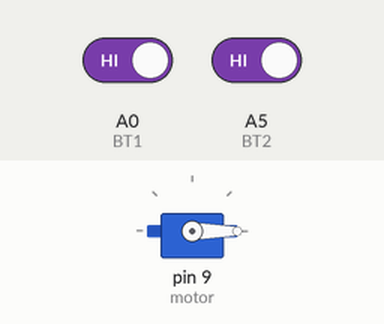
A sketch run on a simulated Arduino Uno, built with avr-gcc and run on an emulated ATmega328P. On the bench: servo. The test bench sets the inputs (shaded band); at power-on: A0 (BT1) HIGH, A5 (BT2) HIGH.

Above: at 1.2 s.
1.3 s: A0 (BT1) driven LOW
At 1.76 s:
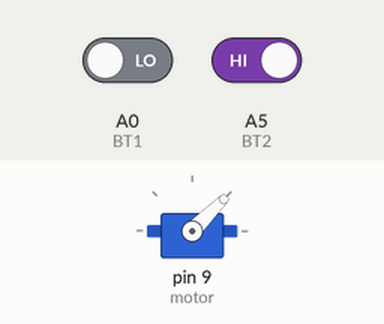
4.3 s: A5 (BT2) driven LOW
At 4.48 s:
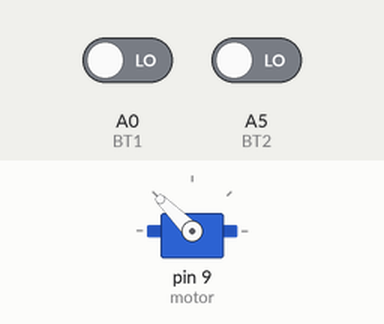
Timing chart, 0 to 13.3 s (numbered marks = the images above; inputs shaded):
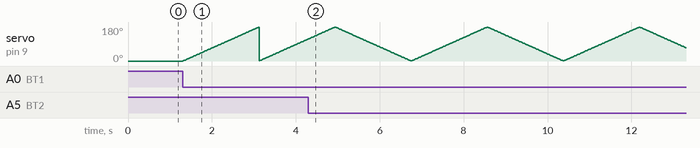

The sketch:

Servo2.ino
```cpp
#include <Servo.h>
int BT1=A0;
int BT2=A5;
int i;
Servo motor;

void setup(){
pinMode(BT1,INPUT);
pinMode(BT2,INPUT);
motor.attach(9);
motor.write(0);
}

void loop(){
if(digitalRead(BT1)==0){
  for(i=0;i<180;i++) {
  motor.write(i);
  delay(10);
}
}
if(digitalRead(BT2)==0){
  for(i=180;i>0;i--) {
  motor.write(i);
  delay(10);
}
}
}
```
